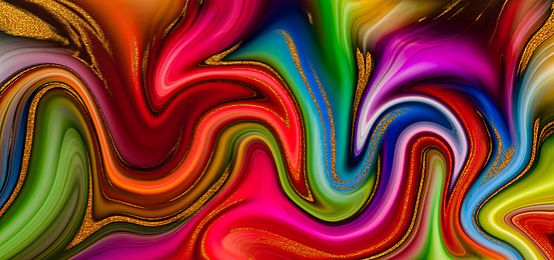
#> input picture images/BRG.jpg, 554 x 260 px, found by its file name
$ python wdpo2.py
#> lines starting #> are read from the running program, lines starting #| are printed output that depends on the picture; after the words box and inside, x2 and y2 are one past the last pixel; in counts of white or black regions, pixels touching at a corner belong together
import cv2
import numpy as np

def empty_callback(value):
    pass

image_Base = cv2.imread('BRG.jpg')
#> image_Base is the input picture: shape (260, 554, 3); mean B, G, R 48.4, 61.7, 126.2
image_ROI = np.zeros((260,554), dtype =np.uint8)
image_Thresh = np.zeros((260,554), dtype =np.uint8)
image_Final = np.zeros((260,554,3), dtype =np.uint8)

#blue, green, red = cv2.split(image_Base)

image_Base_1 = image_Base[:130, :277]
image_Base_2 = image_Base[:130, 277:]
image_Base_3 = image_Base[130:, :277]
image_Base_4 = image_Base[130:, 277:]

gray = cv2.cvtColor(image_Base, cv2.COLOR_BGR2GRAY)
red_R, red_B, red_G = cv2.split(image_Base_2)
green_R, green_B, green_G = cv2.split(image_Base_3)
blue_R, blue_B, blue_G = cv2.split(image_Base_4)

# image_BLue = cv2.merge((blue,green*0,red*0))
# image_Green = cv2.merge((blue*0,green,red*0))
# image_Red = cv2.merge((blue*0,green*0,red))

gray_quarter = gray[:130, :277]

image_ROI[:130, :277] = gray_quarter
image_ROI[:130, 277:] = red_R
image_ROI[130:, :277] = green_G
image_ROI[130:, 277:] = blue_B
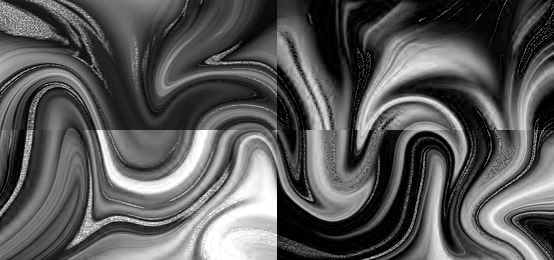
#> image_ROI: shape (260, 554); min 0, max 255, mean 89.2

# top_half = cv2.hconcat([gray_quarter,red_quarter])
# bottom_half = cv2.hconcat([green_quarter,blue_quarter])
# combined_image = cv2.vconcat([top_half,bottom_half])

# Utwórz okno
cv2.namedWindow('Base')
cv2.namedWindow('Splitted')
cv2.namedWindow('Threshold')
cv2.namedWindow('Back to normal')

# Utwórz trackbar do regulacji progu
cv2.createTrackbar('Gray', 'Splitted', 0, 255, empty_callback)
cv2.createTrackbar('Red', 'Splitted', 0, 255, empty_callback)
cv2.createTrackbar('Green', 'Splitted', 0, 255, empty_callback)
cv2.createTrackbar('Blue', 'Splitted', 0, 255, empty_callback)

while True:
    # Pobierz wartość progu z trackbara
    threshold_value_gray = cv2.getTrackbarPos('Gray', 'Splitted')
    threshold_value_red = cv2.getTrackbarPos('Red', 'Splitted')
    threshold_value_green = cv2.getTrackbarPos('Green', 'Splitted')
    threshold_value_blue = cv2.getTrackbarPos('Blue', 'Splitted')

    # Użyj wartości progu do binaryzacji
    ret, thresh_gray = cv2.threshold(gray_quarter, threshold_value_gray, 255, cv2.THRESH_BINARY)
#> thresh_gray: shape (130, 277); every value is 255
#> ret = 0
    ret, thresh_red = cv2.threshold(image_ROI[:130, 277:], threshold_value_red, 255, cv2.THRESH_BINARY)
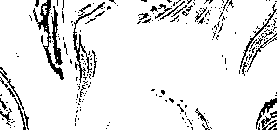
#> thresh_red: shape (130, 277); 91.3% white; black in thin lines or dots
    ret, thresh_green = cv2.threshold(image_ROI[130:, :277], threshold_value_green, 255, cv2.THRESH_BINARY)
#> thresh_green: shape (130, 277); 99.6% white; black in thin lines or dots, all inside (x1, y1, x2, y2) = (0, 0, 25, 84)
    ret, thresh_blue = cv2.threshold(image_ROI[130:, 277:], threshold_value_blue, 255, cv2.THRESH_BINARY)
#> thresh_blue: shape (130, 277); 90.1% white; black in thin lines or dots

    image_Thresh[:130, :277] = thresh_gray
#> image_Thresh: shape (260, 554); 25% white; 1 white region, box (x1, y1, x2, y2) and area: (0, 0, 277, 130) 36010
    image_Thresh[:130, 277:] = thresh_red
#> image_Thresh: shape (260, 554); 47.8% white; 11 white regions (9 under 20 px), largest, box (x1, y1, x2, y2) and area: (0, 0, 554, 130) 68814, (319, 6, 324, 15) 27
    image_Thresh[130:, :277] = thresh_green
#> image_Thresh: shape (260, 554); 72.7% white; 243 black regions (216 under 20 px), largest, box (x1, y1, x2, y2) and area: (277, 98, 554, 260) 36310, (310, 0, 341, 80) 422, (350, 2, 382, 83) 362
    image_Thresh[130:, 277:] = thresh_blue
#> image_Thresh: shape (260, 554); 95.2% white; black in thin lines or dots

    # thresh_top_half = cv2.hconcat([thresh_gray, thresh_red])
    # thresh_bottom_half = cv2.hconcat([thresh_green, thresh_blue])
    # thresh_combined_image = cv2.vconcat([thresh_top_half, thresh_bottom_half])

    final_gray = image_Base_1 * cv2.merge([thresh_gray, thresh_gray, thresh_gray]) * -1
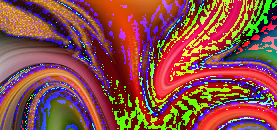
#> final_gray: shape (130, 277, 3) int16; mean B, G, R -184.7, -178.7, -114.6; drawn with min black and max white
    final_red = cv2.merge((blue_R, green_R,image_Base_2[:, :, 0] * -thresh_red ))
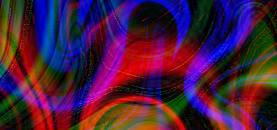
#> final_red: shape (130, 277, 3); mean B, G, R 62.1, 29.8, 71.4
    final_green = cv2.merge((red_G, image_Base_3[:, :, 1] * -thresh_green, blue_G))
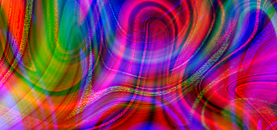
#> final_green: shape (130, 277, 3); mean B, G, R 98.3, 55.5, 135.1
    final_blue = cv2.merge((image_Base_4[:, :, 2] * -thresh_blue, green_B, red_B))
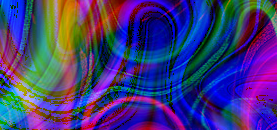
#> final_blue: shape (130, 277, 3); mean B, G, R 122, 55.6, 64.6

    image_Final[:130, :277] = final_gray
    image_Final[:130, 277:] = final_red
    image_Final[130:, :277] = final_green
    image_Final[130:, 277:] = final_blue
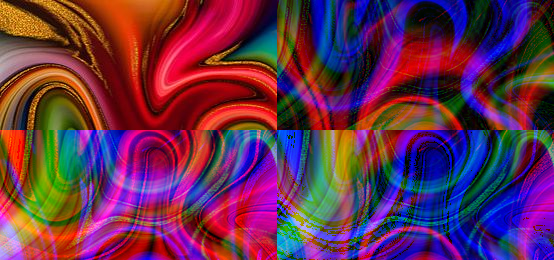
#> image_Final: shape (260, 554, 3); mean B, G, R 78.2, 46.6, 102.4

    # Wyświetl obrazy w odpowiednich oknach
    # cv2.imshow('Base',image_Base)
    cv2.imshow('Splitted', image_ROI)
    cv2.imshow('Threshold', image_Thresh)
    cv2.imshow('Back to normal', image_Final)

    key_code = cv2.waitKey(10)
#> (key Esc is pressed here)
    if key_code == 27:  # Escape
        break
